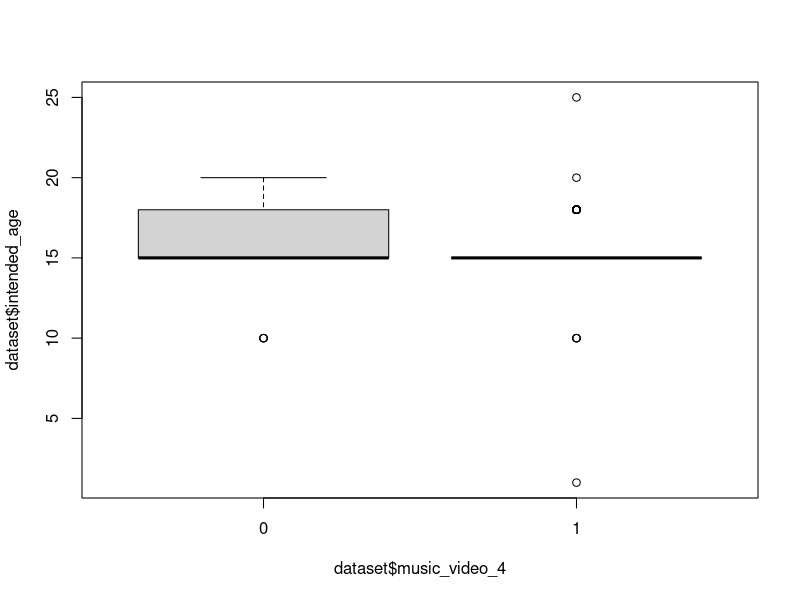
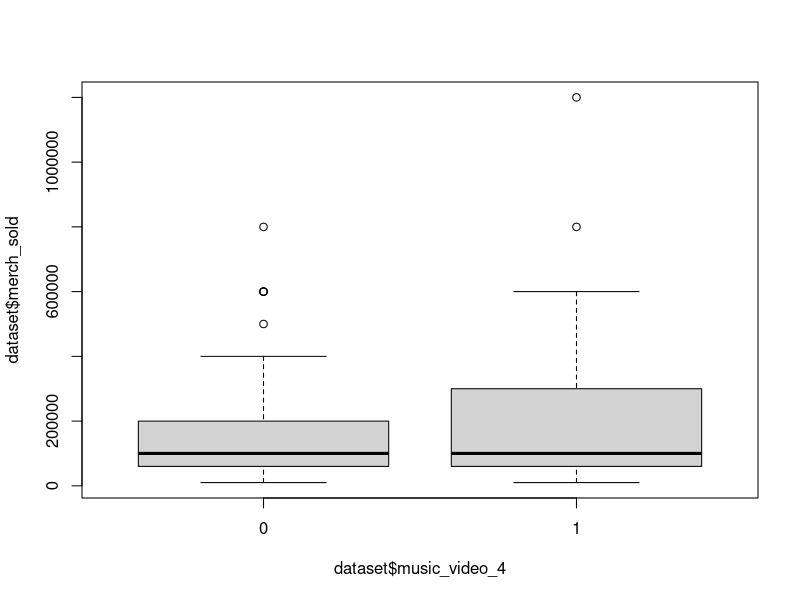
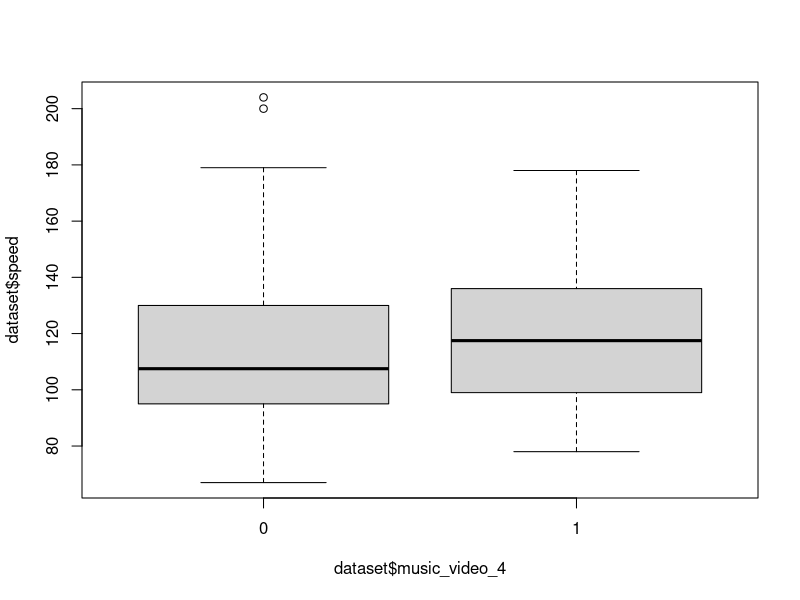
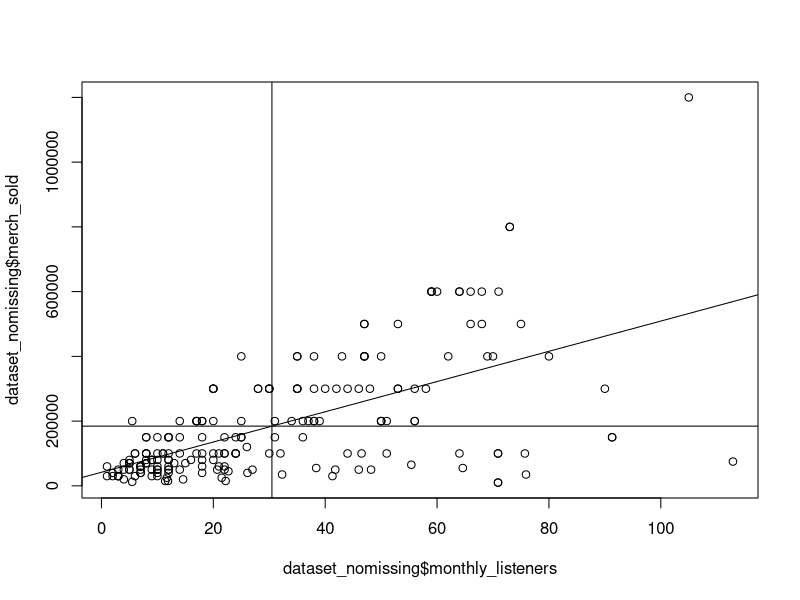
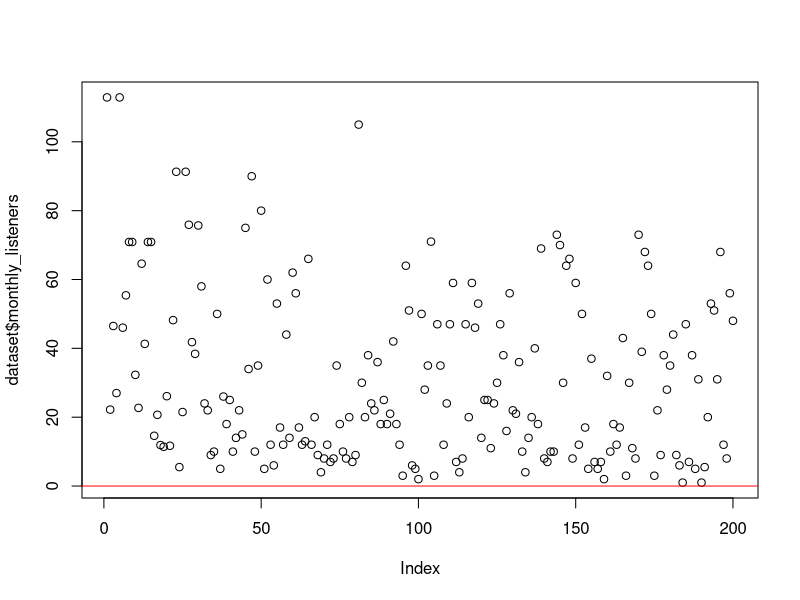

These figures' R source, in order:
 ## Project:  STA 215, Fall 2024, Final Project
 # Located:   STA215-Kerr.R
 # File Name: code
 # Date:      12/17/24
 # Who:       James M. Kerr
 
 
 ## Load packages
 # NOTE: Run base.R if these commands return an error!
 library(readr)
 library(dplyr)
 library(tidytext)
 library(tidyverse)
 library(ggplot2)
 library(haven)
 library(forcats)
 library(psych)
 
 # Load data
 setwd("~/Desktop/STA215")
 dataset <- read_csv("raw_data.csv")
 View(dataset)
 
 ##################################################################################
 ############### Table 1: descriptive statistics    ####################   
 ##################################################################################

table(dataset$instruments)
mean(dataset$instruments)
sd(dataset$instruments)

table(dataset$intended_reaction)
mean(dataset$intended_reaction)
sd(dataset$intended_reaction)

table(dataset$volume)
mean(dataset$volume)
sd(dataset$volume)

table(dataset$services)
mean(dataset$services)
sd(dataset$services)

table(dataset$translations)
mean(dataset$translations)
sd(dataset$translations)

table(dataset$simplicity)
mean(dataset$simplicity)
sd(dataset$simplicity)

table(dataset$monthly_listeners)
mean(dataset$monthly_listeners)
sd(dataset$monthly_listeners)

table(dataset$merch_sold)
mean(dataset$merch_sold)
sd(dataset$merch_sold)

table(dataset$tickets_sold)
mean(dataset$tickets_sold)
sd(dataset$tickets_sold)

table(dataset$duration_listene)
mean(dataset$duration_listene)
sd(dataset$duration_listene)

table(dataset$views_song)
mean(dataset$views_song)
sd(dataset$views_song)

table(dataset$articles)
mean(dataset$articles)
sd(dataset$articles)

table(dataset$speed)
mean(dataset$speed)
sd(dataset$speed)

table(dataset$lyrical_tone...18)
mean(dataset$lyrical_tone...18)
sd(dataset$lyrical_tone...18)

table(dataset$lyrical_tone...19)
mean(dataset$lyrical_tone...19)
sd(dataset$lyrical_tone...19)

table(dataset$year)
mean(dataset$year)
sd(dataset$year)

table(dataset$common_genre)
mean(dataset$common_genre)
sd(dataset$common_genre)

table(dataset$intended_age)
mean(dataset$intended_age)
sd(dataset$intended_age)

table(dataset$awards_won)
mean(dataset$awards_won)
sd(dataset$awards_won)

table(dataset$billboard_hot_100)
mean(dataset$billboard_hot_100)
sd(dataset$billboard_hot_100)

table(dataset$music_video_4)
mean(dataset$music_video_4)
sd(dataset$music_video_4)

table(dataset$unique)
table(dataset$artist)
table(dataset$title)
table(dataset$month_year_top)



 ##################################################################################
 #################### Figure 1: boxplot             ####################   
 ##################################################################################

# Box Plot
boxplot(dataset$intended_age ~ dataset$music_video_4)
anova <- aov((dataset$intended_age ~ dataset$music_video_4))
summary(anova)

boxplot(dataset$merch_sold ~ dataset$music_video_4)
anova <- aov((dataset$merch_sold ~ dataset$music_video_4))
summary(anova)

boxplot(dataset$speed ~ dataset$music_video_4)
anova <- aov((dataset$speed ~ dataset$music_video_4))
summary(anova)

##################################################################################
 ####################   Figure 2: scatter plot             ####################   
 ##################################################################################
dataset_nomissing <- na.omit(dataset[, c("monthly_listeners", "merch_sold")])

linear_plot <- plot(dataset_nomissing$monthly_listeners, dataset_nomissing$merch_sold)

meany <- mean(dataset_nomissing$merch_sold)
meanx <- mean(dataset_nomissing$monthly_listeners)

abline(v = meanx, col = "black")
abline(h = meany, col = "black")

linear_relationship <- lm(merch_sold ~ monthly_listeners, data = dataset_nomissing )
summary(linear_relationship)
abline(linear_relationship)
 ##################################################################################
 ####################  Figure 3: residual plot                ####################   
 ##################################################################################
# Plot the residuals
plot(dataset$monthly_listeners) 
# Add a horizontal line at zero to indicate the baseline
abline(h = 0, col = "red")
 

 ##################################################################################
 ####################  Table 2: contingency table                ####################   
 ##################################################################################
 table(dataset$simplicity, dataset$music_video_4)
 
 chisq.test(table(dataset$simplicity, dataset$music_video_4))
 
